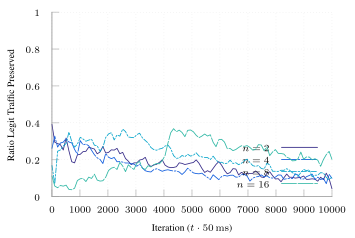

Write the gnuplot code that produced this figure.
set terminal tikz standalone color size 9cm,6cm font '\scriptsize' preamble '\usepackage{microtype} \usepackage{times} \usepackage[T1]{fontenc} \usepackage{siunitx}\sisetup{detect-all}'
set output "m-tcp-single.tex"

load "parula.pal"

set style line 102 lc rgb '#a0a0a0' lt 1 lw 1
set border ls 102
set colorbox border 102
set key textcolor rgb "black"
set tics textcolor rgb "black"
set label textcolor rgb "black"

set border 3
set grid x y
set xtics nomirror
set ytics nomirror

#set key autotitle columnhead
set datafile separator ","

set xlabel "Iteration ($t \\cdot{} \\SI{50}{\\milli\\second}$)"
set ylabel "Ratio Legit Traffic Preserved"

set yrange [0.0:1.0]
set key inside bottom right

plot '../results/m-tcp-single-2' u 1:3 w lines smooth sbezier title "$n=2$" dt 1, \
     '../results/m-tcp-single-4' u 1:3 w lines smooth sbezier title "$n=4$" dt (18,2,2,2), \
     '../results/m-tcp-single-8' u 1:3 w lines smooth sbezier title "$n=8$" ls 4  dt (6,2,2,2), \
     '../results/m-tcp-single-16' u 1:3 w lines smooth sbezier title "$n=16$" ls 5 dt (18,2)
